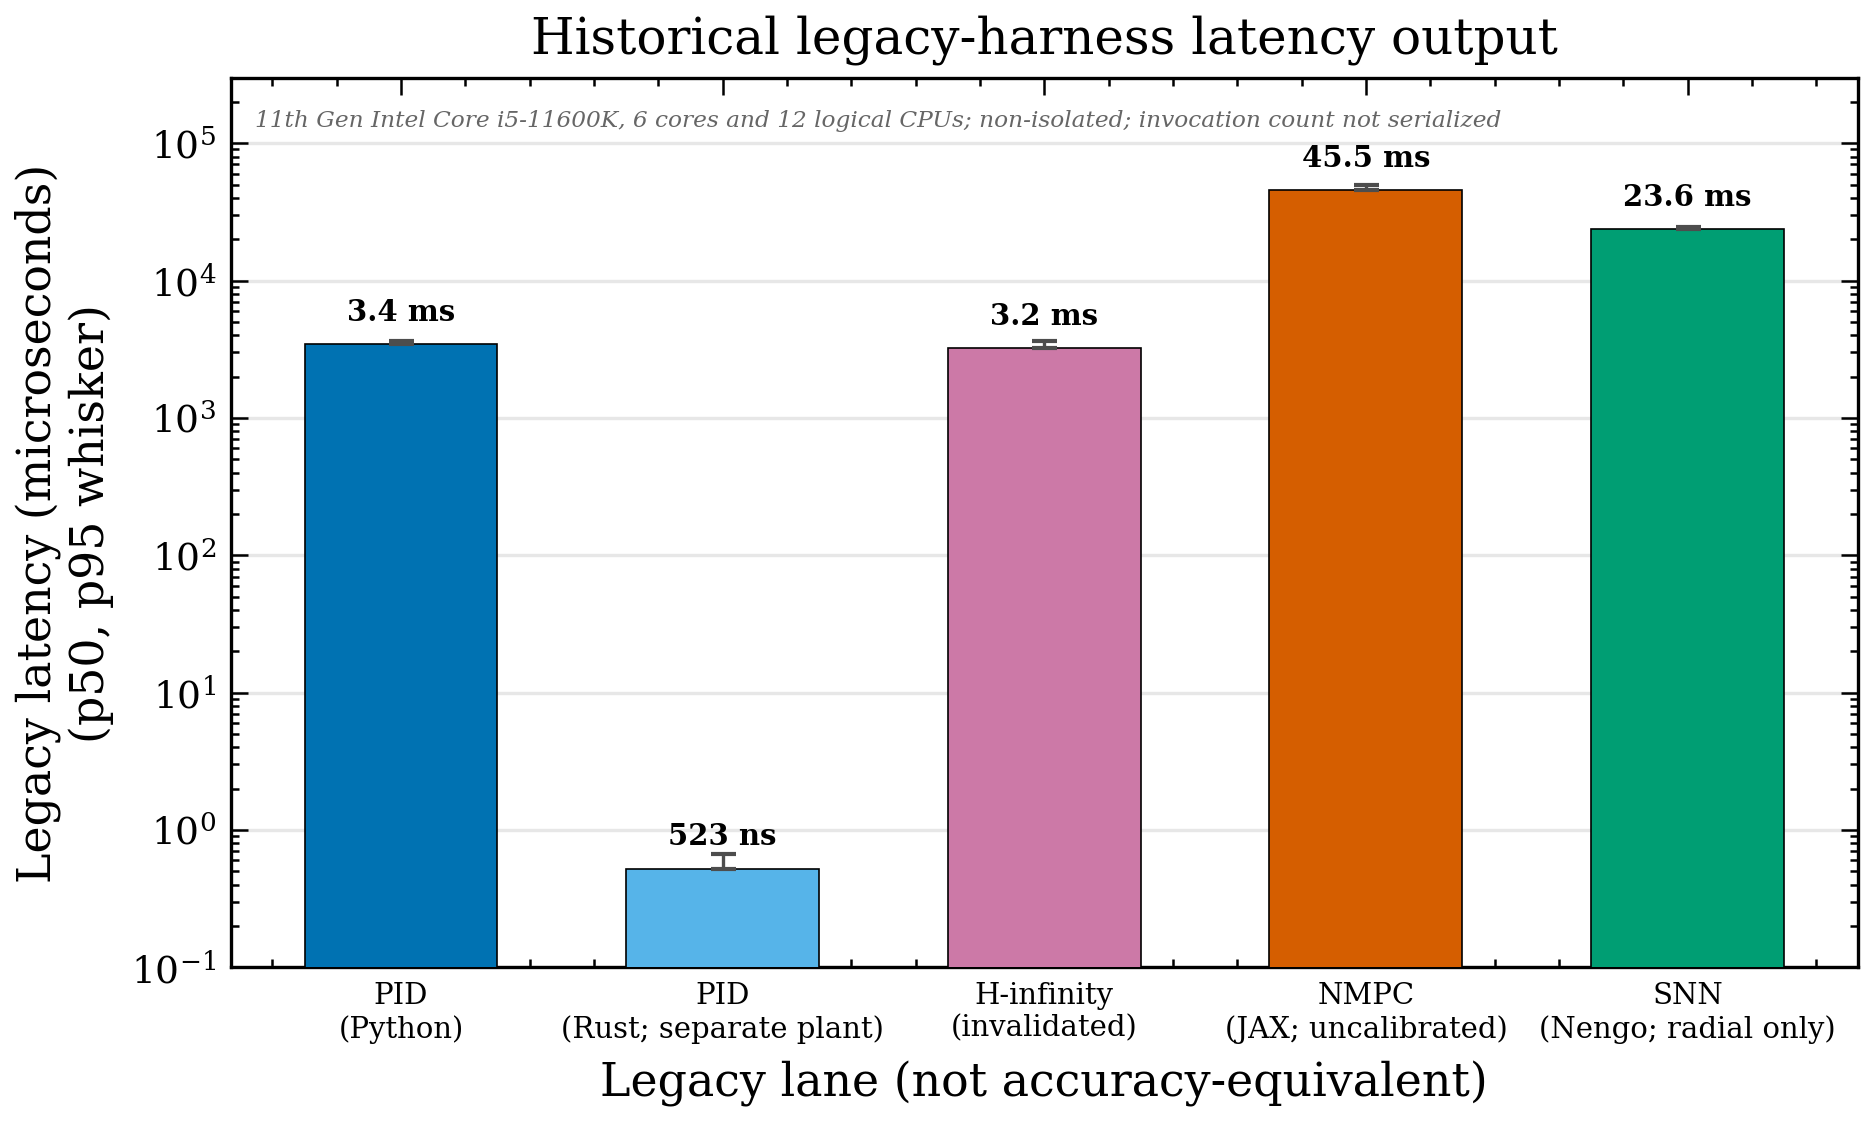

Generate this figure with Python:
#!/usr/bin/env python3
# SPDX-License-Identifier: AGPL-3.0-or-later
# Commercial license available
# © Concepts 1996–2026 Miroslav Šotek. All rights reserved.
# © Code 2020–2026 Miroslav Šotek. All rights reserved.
# ORCID: 0009-0009-3560-0851
# Contact: www.anulum.li | protoscience@anulum.li
# SCPN-FUSION-CORE — historical controller-latency figure.
"""Plot the exact latency aggregates emitted by the legacy campaign harness.

The old harness timed a lane-specific complete shot and divided by its step
count. It did not use one common plant and did not serialize the exact invocation
episode count. This figure preserves historical evidence; it is not a current
controller ranking or a portable performance claim.
"""

from __future__ import annotations

import json
import math
import os
import sys

import numpy as np

sys.path.insert(0, os.path.dirname(__file__))
from style import COLORS, DOUBLE_COL, apply_style, figsize

apply_style()
import matplotlib.pyplot as plt

_ARTIFACT = os.path.normpath(
    os.path.join(
        os.path.dirname(__file__),
        "..",
        "evidence",
        "historical_controller_latency.json",
    )
)

_LANES = [
    ("PID", "PID\n(Python)", COLORS["blue"]),
    ("Rust-PID", "PID\n(Rust; separate plant)", COLORS["cyan"]),
    ("H-infinity", "H-infinity\n(invalidated)", COLORS["purple"]),
    ("NMPC-JAX", "NMPC\n(JAX; uncalibrated)", COLORS["red"]),
    ("Nengo-SNN", "SNN\n(Nengo; radial only)", COLORS["green"]),
]


def _load_lanes() -> tuple[list[tuple[str, float, float, str]], str]:
    """Load exact historical lane aggregates and their host label."""
    with open(_ARTIFACT, encoding="utf-8") as handle:
        data = json.load(handle)
    controllers = data["results"]
    lanes = []
    for key, label, colour in _LANES:
        record = controllers.get(key)
        if not isinstance(record, dict):
            raise ValueError(f"Missing historical latency record for {key}")
        p50 = float(record["p50_latency_us"])
        p95 = float(record["p95_latency_us"])
        if not math.isfinite(p50) or not math.isfinite(p95) or p50 <= 0.0 or p95 < p50:
            raise ValueError(f"Invalid historical latency record for {key}: {record}")
        lanes.append((label, p50, p95, colour))
    methodology = data["methodology"]
    host_label = f"{methodology['host']}; non-isolated; invocation count not serialized"
    return lanes, host_label


def _fmt(microseconds: float) -> str:
    """Format a microsecond latency for a compact bar label."""
    if microseconds >= 1000.0:
        return f"{microseconds / 1000.0:.1f} ms"
    if microseconds >= 1.0:
        return f"{microseconds:.1f} us"
    return f"{microseconds * 1000.0:.0f} ns"


def main() -> None:
    """Write PDF and PNG copies of the historical non-comparable figure."""
    outdir = os.path.dirname(__file__)
    lanes, host_label = _load_lanes()
    labels = [lane[0] for lane in lanes]
    p50 = np.array([lane[1] for lane in lanes])
    p95 = np.array([lane[2] for lane in lanes])
    colours = [lane[3] for lane in lanes]
    x = np.arange(len(labels))

    fig, ax = plt.subplots(figsize=figsize(DOUBLE_COL, 0.55))
    yerr = np.vstack([np.zeros_like(p50), np.maximum(p95 - p50, 0.0)])
    ax.bar(
        x,
        p50,
        0.6,
        color=colours,
        edgecolor="k",
        linewidth=0.4,
        zorder=3,
        yerr=yerr,
        error_kw={"ecolor": "0.3", "elinewidth": 0.8, "capsize": 3, "zorder": 4},
    )
    for x_position, value in zip(x, p50, strict=True):
        ax.text(
            x_position,
            value * 1.35,
            _fmt(float(value)),
            ha="center",
            va="bottom",
            fontsize=7,
            fontweight="bold",
        )

    ax.set_yscale("log")
    ax.set_ylabel("Legacy latency (microseconds)\n(p50, p95 whisker)")
    ax.set_xlabel("Legacy lane (not accuracy-equivalent)")
    ax.set_xticks(x)
    ax.set_xticklabels(labels, fontsize=7)
    ax.set_ylim(0.1, max(p95) * 6.0)
    ax.set_title("Historical legacy-harness latency output")
    ax.yaxis.grid(True, which="major", alpha=0.3, zorder=0)
    ax.text(
        0.015,
        0.965,
        host_label,
        transform=ax.transAxes,
        fontsize=5.6,
        color="0.4",
        style="italic",
        ha="left",
        va="top",
    )

    for extension in ("pdf", "png"):
        fig.savefig(os.path.join(outdir, f"fig_latency_comparison.{extension}"))
    plt.close(fig)
    print("  [OK] fig_latency_comparison (historical non-comparable lanes)")


if __name__ == "__main__":
    main()
